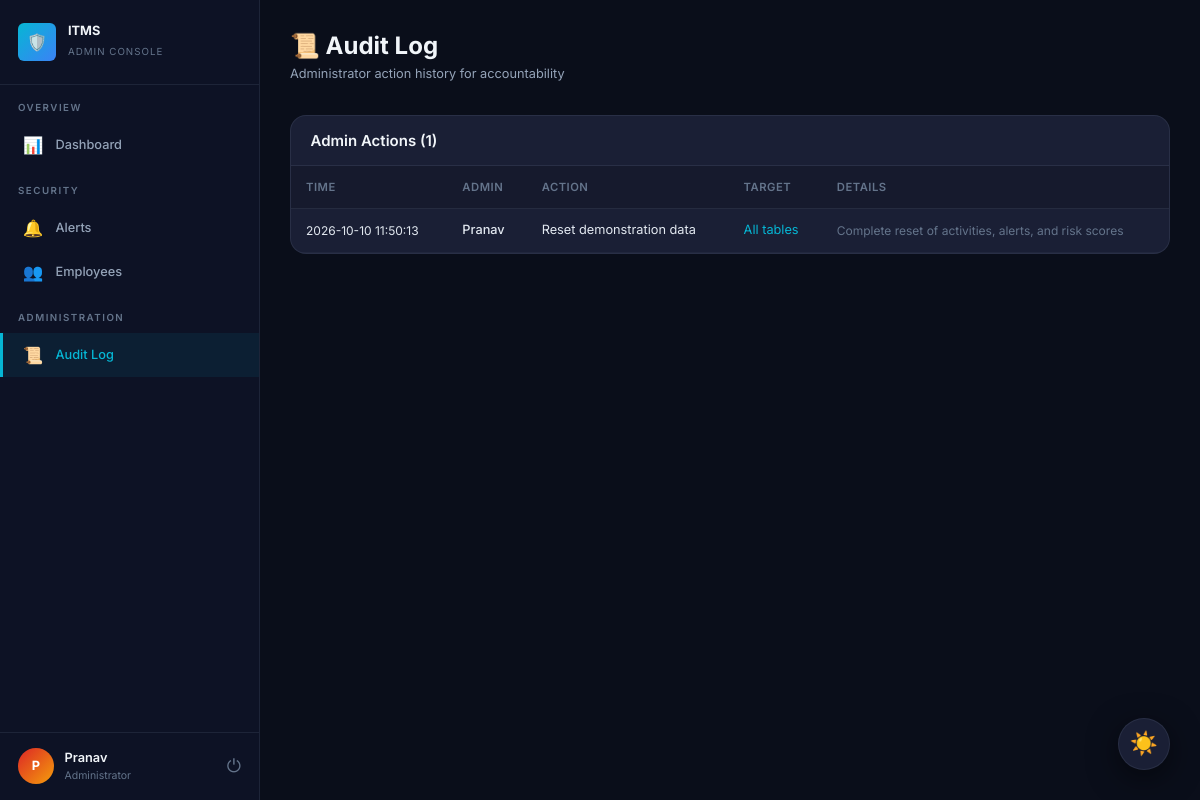
Page /admin/audit-log (signed in) on the earlier database version.
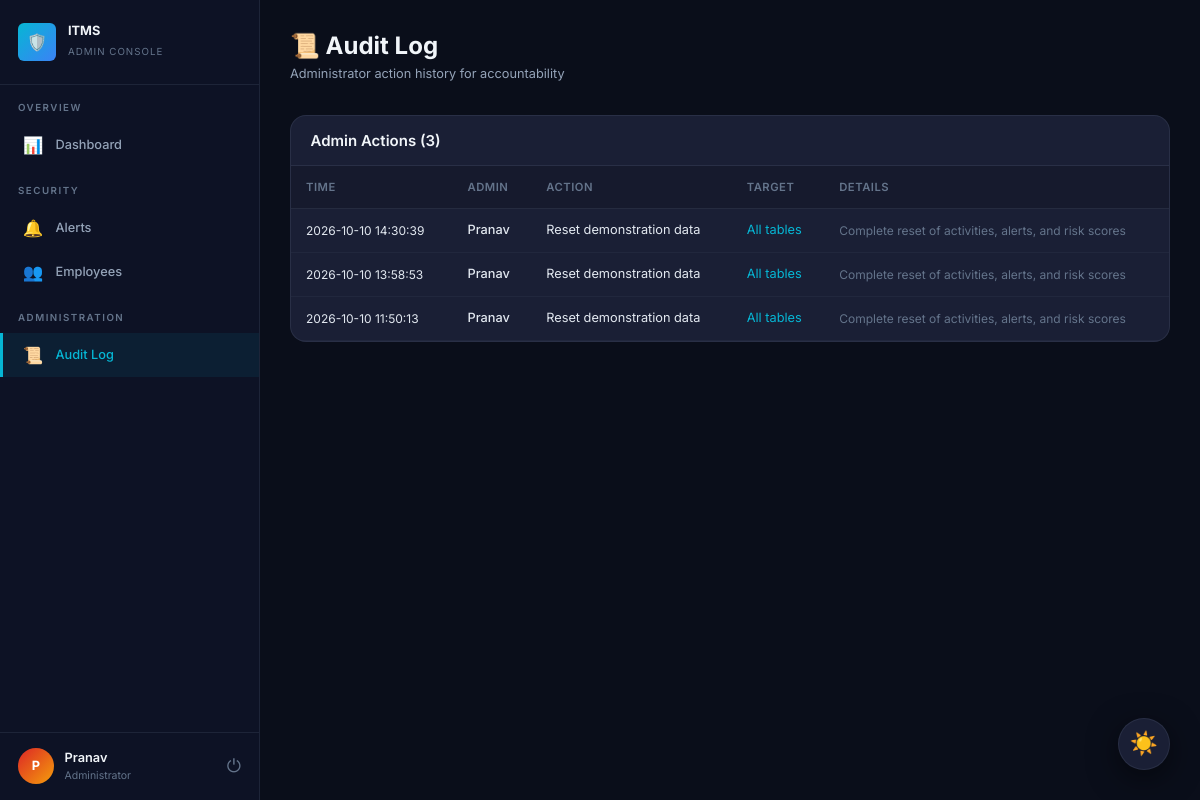
Same page on the later database version.
### app/models.py (models this page shows, shortened)
class AuditLog(db.Model):
    __tablename__ = 'audit_logs'
    id = db.Column(db.Integer, primary_key=True)
    admin_username = db.Column(db.String(80), nullable=False)
    action = db.Column(db.String(200), nullable=False)
    target = db.Column(db.String(200), nullable=True)
    details = db.Column(db.Text, nullable=True)
    timestamp = db.Column(db.DateTime, default=lambda: datetime.now())

### app/routes/admin.py (the view)
@admin_bp.route('/audit-log')
@login_required
@admin_required
def audit_log():
    logs = AuditLog.query.order_by(AuditLog.timestamp.desc()).all()
    return render_template('admin/audit_log.html', logs=logs)

### app/models.py (called while the page is built)
    def is_admin(self):
        return self.role == 'admin'

### app/routes/admin.py (called while the page is built)
def admin_required(f):
    @wraps(f)
    def decorated(*args, **kwargs):
        if not current_user.is_authenticated:
            return redirect(url_for('auth.login'))
        if not current_user.is_admin():
            abort(403)
        return f(*args, **kwargs)
    return decorated

### app/templates/admin/audit_log.html (shortened to what this page needs)
{% extends "base.html" %}
{% block body %}
<div class="app-layout">
    <aside class="sidebar">
        <div class="sidebar-brand">
            <div class="brand-icon">🛡️</div>
            <div class="brand-text"><h3>ITMS</h3><span>Admin Console</span></div>
        </div>
        <nav class="sidebar-nav">
            <div class="nav-section">
                <div class="nav-section-title">Overview</div>
                <a href="{{ url_for('admin.dashboard') }}" class="nav-link"><span class="nav-icon">📊</span> Dashboard</a>
            </div>
            <div class="nav-section">
                <div class="nav-section-title">Security</div>
                <a href="{{ url_for('admin.alerts') }}" class="nav-link"><span class="nav-icon">🔔</span> Alerts</a>
                <a href="{{ url_for('admin.employees') }}" class="nav-link"><span class="nav-icon">👥</span> Employees</a>
            </div>
            <div class="nav-section">
                <div class="nav-section-title">Administration</div>
                <a href="{{ url_for('admin.audit_log') }}" class="nav-link active"><span class="nav-icon">📜</span> Audit Log</a>
            </div>
        </nav>
        <div class="sidebar-user">
            <div class="user-avatar" style="background: linear-gradient(135deg, #dc2626, #f59e0b);">{{ current_user.display_name[0] }}</div>
            <div class="user-info">
                <div class="user-name">{{ current_user.display_name }}</div>
                <div class="user-role">Administrator</div>
            </div>
            <a href="{{ url_for('auth.logout') }}" title="Logout" style="color: var(--text-muted); font-size: 1.2rem;">⏻</a>
        </div>
    </aside>
    <main class="main-content">
        <div class="page-header">
            <div>
                <h1>📜 Audit Log</h1>
                <p class="subtitle">Administrator action history for accountability</p>
            </div>
        </div>
        <div class="panel">
            <div class="panel-header">
                <h3>Admin Actions ({{ logs|length }})</h3>
            </div>
            <div class="panel-body no-pad">
                {% if logs %}
                <table class="data-table">
                    <thead>
                        <tr>
                            <th>Time</th>
                            <th>Admin</th>
                            <th>Action</th>
                            <th>Target</th>
                            <th>Details</th>
                        </tr>
                    </thead>
                    <tbody>
                        {% for log in logs %}
                        <tr>
                            <td style="white-space: nowrap; font-size: 0.8rem;">{{ log.timestamp.strftime('%Y-%m-%d %H:%M:%S') }}</td>
                            <td style="font-weight: 500;">{{ log.admin_username }}</td>
                            <td>{{ log.action }}</td>
                            <td style="color: var(--accent-cyan);">{{ log.target or '—' }}</td>
                            <td style="color: var(--text-muted); font-size: 0.8rem;">{{ log.details|truncate(60) if log.details else '—' }}</td>
                        </tr>
                        {% endfor %}
                    </tbody>
                </table>
                {% else %}
                <div class="empty-state">
                    <div class="empty-icon">📜</div>
                    <p>No admin actions recorded yet</p>
                </div>
                {% endif %}
            </div>
        </div>
    </main>
</div>
{% endblock %}

Differences in the rows shown:
added AuditLog: timestamp "2026-10-10 14:30:39", admin_username "Pranav", action "Reset demonstration data", target "All tables", details "Complete reset of activities, alerts, and risk scores"
added AuditLog: timestamp "2026-10-10 13:58:53", admin_username "Pranav", action "Reset demonstration data", target "All tables", details "Complete reset of activities, alerts, and risk scores"
Other differences:
{{ logs|length }}: "1" → "3"
